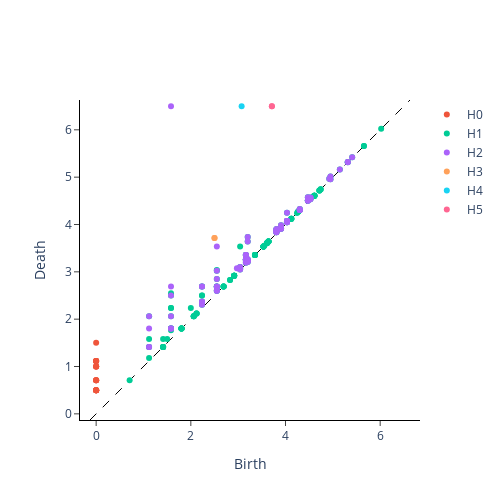

Notebook code for this chart:
### Code cell
import gtda.homology
import gtda.plotting

persistence = gtda.homology.EuclideanCechPersistence(homology_dimensions = [ i for i in range(0, 6) ], infinity_values = 6.5)
diagrams = persistence.fit_transform([ points ])
print(diagrams.shape)

plot = gtda.plotting.plot_diagram(diagrams[0])
plot.write_image(f"complexes/diagram.svg", format = "svg")
plot.write_image(f"complexes/diagram.png", format = "png")
display(plot)
